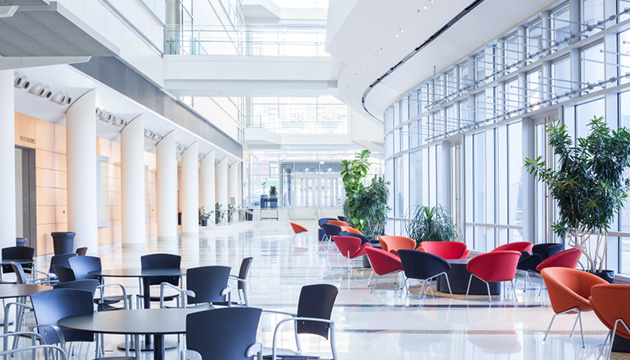
//> input picture c_optical_flow/indoor.jpg, 630 x 360 px
$ ./main   (built with g++ and OpenCV 4)
//> lines starting //> are read from the running program, lines starting //| are printed output that depends on the picture
/*
    Author: Ajith Anil Meera, September 2017, MAV LAb, TU Delft
    C program to find the optical flow on the edge points in the direction perpendicular
    to the edges. Evaluate the Focus of Expansion from the flow by removing the outliers using RANSAC.
*/

#include <cv.h>
#include <highgui.h>
#include <math.h>
#include <stdlib.h>

/*
    Structure that stores the edge points with flow magnitudes along the angle
*/
struct opt_flow
{
    int **point, tot_points;
    float *flow_mag,*angle;
};

void test(IplImage *,IplImage *,bool);
opt_flow get_optical_flow_edges(IplImage *,IplImage *,bool);
float* find_FOE(opt_flow flow);
opt_flow find_no_flow(opt_flow flow);
float** grad_angle(IplImage *dx, IplImage *dy);
IplImage* edge_sobel(IplImage *, IplImage *);
unsigned long int cross_corr(IplImage *I1_gray,IplImage *I2_gray,int j, int k,int window,int x,int y,bool if_ssd);
float* remove_end(float* arr, int sizeOfArray);
int** remove_end(int** arr, int sizeOfArray);
float** mat_multiply(float**,int,int,float**,int,int);
float** pinv(float**,int,int);
float Determinant(float **a,int n);
float** CoFactor(float **a,int n);
float** Transpose(float **a,int m,int n);
float** mat_inv(float **a,int m);
void drawArrow(IplImage *, CvPoint p, CvPoint q, CvScalar color,int, int, int, int);
float* least_square(opt_flow flow);
float* dist2lines(opt_flow flow, float, float);
float mean(float* a, int n);
float std_dev(float* a, int n);
opt_flow RANSAC(opt_flow flow,float* error_distances);
opt_flow remove_outlier_flow(opt_flow flow, float* error_distances,float mean_err,float err_std_thresh);
void display_flow(opt_flow flow, float *);
opt_flow random_sample(opt_flow flow, int n);

const double PI = 3.1415926;


int main()
{
    //bool im_scale = false;
    //bool if_sub_pixel = false;
    bool graphics = false;
    opt_flow flow;
    //int real_FOE[2] = {100,400};

    // load images:
    IplImage *I1 = cvLoadImage("indoor.jpg",CV_8S);
//> I1 is the input picture: 360 rows x 630 cols, CV_8UC3; mean B, G, R 195.2, 183.9, 180.5
    IplImage *I2 = cvLoadImage("indoor_foe_200_300.jpg",CV_8S);
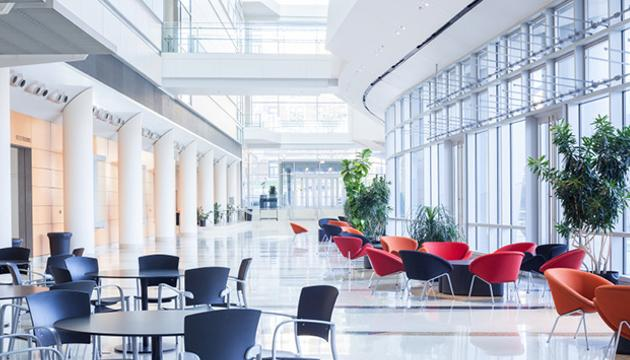
//> input picture c_optical_flow/indoor_foe_200_300.jpg, 630 x 360 px
//> I2 is the input picture: 360 rows x 630 cols, CV_8UC3; mean B, G, R 194.9, 183.7, 180.5

    flow = get_optical_flow_edges(I1,I2,graphics);
    printf("\n Number of points %d",flow.tot_points);

    float *FOE = find_FOE(flow);
    printf("\n FOE in main = %f,%f",FOE[0],FOE[1]);

    return 0;
}

/*
    Function to find the least square solution for the intersection of lines that are
    tangent to the edge points with no flow in the direction normal to the edge.
*/
// [21 lines left out: function least_square, not called in this run]

/*
    Function to find the FOE from the flow
*/
float* find_FOE(opt_flow flow)
{
    flow = find_no_flow(flow);
    flow.flow_mag = (float *)realloc(flow.flow_mag,(flow.tot_points)*sizeof(float));
    flow.angle = (float *)realloc(flow.angle,(flow.tot_points)*sizeof(float));
    flow.point = (int **)realloc(flow.point,(flow.tot_points)*sizeof(*flow.point));
    flow.point[flow.tot_points] = (int*)malloc(2*sizeof(int));

// [20 lines of commented-out code are left out]

    printf("\n Number of no flow vectors: %d ",flow.tot_points);


    float *FOE = least_square(flow);
    float *error_distances = dist2lines(flow,FOE[0],FOE[1]);
    // [4 lines of commented-out code are left out]
    flow = RANSAC(flow,error_distances);
    FOE = least_square(flow);
    display_flow(flow,FOE);

    return FOE;
}

/*
    Function to display the results of the algorithm (flow, FOE, RANSAC steps)
*/
// [26 lines left out: function display_flow, not called in this run]

/*
    Function to perform RANSAC over the set of lines so as to remove the outlier lines.
    Sum of perpendicular distances from the FOE to all the inlier lines are minimized.
    All lines farther than a threshold standard deviation are removed iteratively.
*/
// [89 lines left out: function RANSAC, not called in this run]

/*
    Function to randomly sample n flow vectors
*/
// [49 lines left out: function random_sample, not called in this run]

/*
    Remove the flow vectors that falls outside the threshold bounds for the standard deviation
    of the error distances,ie. remove the outlier lines
*/
// [28 lines left out: function remove_outlier_flow, not called in this run]

/*
    Evaluate mean of n data elements
*/
// [7 lines left out: function mean, not called in this run]

/*
    Evaluate standard deviation of n data elements
*/
// [7 lines left out: function std_dev, not called in this run]

/*
    Evaluate perpendicular distances from FOE to all of the lines
*/
// [13 lines left out: function dist2lines, not called in this run]

/*
    Filter out those flow vectors with zero flow magnitude in the direction perpendicular
    to the edges
*/
opt_flow find_no_flow(opt_flow flow)
{
    // keep low flow magnitude edge points and remove singularity points

    float flow_mag_thresh = 1;
    opt_flow no_flow;
    no_flow.flow_mag = (float *)malloc(sizeof(float));
    no_flow.angle =    (float *)malloc(sizeof(float));
    no_flow.tot_points = 0;
    for(int i=0;i<flow.tot_points;i++)
    {
        //printf("\n sdd %f ",(round((flow.angle[i]-PI/2)*10)/10));
        if(flow.flow_mag[i]<flow_mag_thresh && (round((flow.angle[i]-PI/2)*10)/10)!=0.0&& \
                                               (round((flow.angle[i]+PI/2)*10)/10)!=0.0)
        //&& (round((flow.angle[i])*10)/10)!=0.0 && (round((flow.angle[i])*10)/10)!=3.1 && (round((flow.angle[i])*10)/10)!=-3.1)
        {
            // Make space and copy the object
            //printf("\n %f ", (round((flow.angle[i]-PI/2)*10)/10));
            no_flow.flow_mag = (float *)realloc(no_flow.flow_mag,(no_flow.tot_points+1)*sizeof(float));
            no_flow.angle = (float *)realloc(no_flow.angle,(no_flow.tot_points+1)*sizeof(float));
            no_flow.point = (int **)realloc(no_flow.point,(no_flow.tot_points+1)*sizeof(*no_flow.point));
            no_flow.point[no_flow.tot_points] = (int*)malloc(2*sizeof(int));
            //printf("\n mag %f ",flow.flow_mag[i]);

            no_flow.flow_mag[no_flow.tot_points] = flow.flow_mag[i];
            no_flow.angle[no_flow.tot_points] = flow.angle[i];
            no_flow.point[no_flow.tot_points][0] = flow.point[i][0];
            no_flow.point[no_flow.tot_points][1] = flow.point[i][1];
            no_flow.tot_points = no_flow.tot_points +1;
        }
    }
    // [5 lines of commented-out code are left out]
    return no_flow;
}

/*
    Given 2 frames, evaluate the optical flow at all edge points along the direction
    perpendicular to the edges
*/
opt_flow get_optical_flow_edges(IplImage *I1,IplImage *I2,bool graphics)
{
//> called with graphics = false
    IplImage *I1_gray = cvCreateImage(cvGetSize(I1),IPL_DEPTH_8U,1);
    IplImage *I2_gray = cvCreateImage(cvGetSize(I1),IPL_DEPTH_8U,1);
    IplImage *dx = cvCreateImage(cvGetSize(I1),IPL_DEPTH_16S,1);
    IplImage *dy = cvCreateImage(cvGetSize(I1),IPL_DEPTH_16S,1);

    cvCvtColor(I1,I1_gray,CV_RGB2GRAY);
    cvCvtColor(I2,I2_gray,CV_RGB2GRAY);
    CvSize siz = cvGetSize(I1_gray);
//> siz = Size(630, 360)

    cvSobel(I1_gray,dx,1,0,3);
    cvSobel(I1_gray,dy,0,1,3);
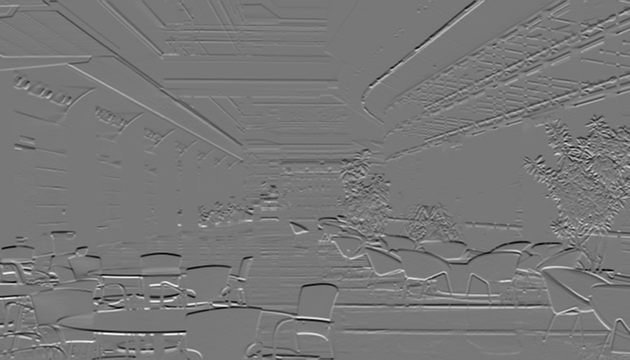
//> dy: 360 rows x 630 cols, CV_16SC1; min -864, max 966, mean -0.7; drawn with min black and max white
    float** Gdir = grad_angle(dx,dy);

// [6 lines of commented-out code are left out]

    IplImage *I1_edge = cvCreateImage(cvGetSize(I1),IPL_DEPTH_8U,1);
    I1_edge = edge_sobel(dx,dy);

    // Evaluate optical flow perpendicular to all edges
    int range = 20, tot_points =0, **point = 0;
    float *flow_mag = (float *)malloc(sizeof(float));
    float *angle    = (float *)malloc(sizeof(float));
    float flow_thresh = sqrt(2)*range;
    //printf("%d ",CV_IMAGE_ELEM(I1_edge,uchar,180,620)==255);

    for(int j=0;j<siz.height;j++)
    {
        for(int k=0;k<siz.width;k++)
        {
            //printf(" %u ",CV_IMAGE_ELEM(I1_edge,uchar,j,k));
            if(CV_IMAGE_ELEM(I1_edge,uchar,j,k)==255)   // for all edges
            {
                flow_mag = (float *)realloc(flow_mag,(tot_points+1)*sizeof(float));
                angle = (float *)realloc(angle,(tot_points+1)*sizeof(float));
                point = (int **)realloc(point,(tot_points+1)*sizeof(*point));
                point[tot_points] = (int*)malloc(2*sizeof(int));

                angle[tot_points] = Gdir[j][k]*PI/180;
                point[tot_points][0] = j;       // image coordinates
                point[tot_points][1] = k;
                //printf("\n %d, %d ",j,k);
                //printf("\n angle %f ",angle[tot_points]);
                //printf(" %d ",CV_IMAGE_ELEM(I1_edge,uchar,j,k)*CV_IMAGE_ELEM(I1_edge,uchar,j,k));


            // find search points along the gradient direction - all points
            // found will fall inside a cube of size 'range' centered about
            // 'point'
                int xt[range+1],yt[range+1],xb[range+1],yb[range+1];
                if ((angle[tot_points]>=-PI/4 && angle[tot_points]<0) || \
                        (angle[tot_points]>=3*PI/4 && angle[tot_points]<PI+0.001))
                {
                    for(int i=0;i<range+1;i++)
                    {
                        xt[i] = point[tot_points][1]-i;
                        yt[i] = round(tan(-angle[tot_points])*(float)(xt[i]-point[tot_points][1])+(float)point[tot_points][0]);
                        xb[i] = point[tot_points][1]+i;
                        yb[i] = round(tan(-angle[tot_points])*(float)(xb[i]-point[tot_points][1])+(float)point[tot_points][0]);
                    }

                }
                else if ((angle[tot_points]>=0 && angle[tot_points]<PI/4) || \
                        (angle[tot_points]>=-PI-0.001 && angle[tot_points]<-3*PI/4))
                {
                    for(int i=0;i<range+1;i++)
                    {
                        xb[i] = point[tot_points][1]-i;
                        yb[i] = round(tan(-angle[tot_points])*(float)(xb[i]-point[tot_points][1])+(float)point[tot_points][0]);
                        xt[i] = point[tot_points][1]+i;
                        yt[i] = round(tan(-angle[tot_points])*(float)(xt[i]-point[tot_points][1])+(float)point[tot_points][0]);
                    }
                }
                else
                {
                    for(int i=0;i<range+1;i++)
                    {
                        yb[i] = point[tot_points][0]+i;
                        xb[i] = round(((float)(yb[i]-point[tot_points][0])/tan(-angle[tot_points]))+(float)point[tot_points][1]);
                        yt[i] = point[tot_points][0]-i;
                        xt[i] = round(((float)(yt[i]-point[tot_points][0])/tan(-angle[tot_points]))+(float)point[tot_points][1]);
                    }
// [13 lines of commented-out code are left out]
                }

                // SSD Correlation along the line and evaluate optical flow

                int window = 15,best_match[2] = {0,0};
                int best_dir = 1, best_i = 0;
                unsigned long int best_corr = INFINITY, all_corr[2*range+1];
                for(int i=0;i<2*range+1;i++)
                    all_corr[i] = 0;

                for(int i=0;i<range+1;i++)
                {
                    // check if the search boundaries doesn't go out of the image
                    if (yb[i]-(window-1)/2>=0 && yb[i]+(window-1)/2<siz.height && \
                        xb[i]-(window-1)/2>=0 && xb[i]+(window-1)/2<siz.width && \
                        yt[i]-(window-1)/2>=0 && yt[i]+(window-1)/2<siz.height && \
                        xt[i]-(window-1)/2>=0 && xt[i]+(window-1)/2<siz.width && \
                        point[tot_points][0]-(window-1)/2>=0 && point[tot_points][0]+(window-1)/2<siz.height && \
                        point[tot_points][1]-(window-1)/2>=0 && point[tot_points][1]+(window-1)/2<siz.width)
                    {
                        unsigned long int corr_b, corr_t, corr_d;
                        bool if_ssd = true;
                        int corr_match[2], corr_dir;
                        corr_b = cross_corr(I1_gray,I2_gray,j,k,window,xb[i],yb[i],if_ssd);
                        corr_t = cross_corr(I1_gray,I2_gray,j,k,window,xt[i],yt[i],if_ssd);
                        //printf("\n corr_b %lu, corr_t %lu ",corr_b,corr_t);
                        //printf("\n %u ",CV_IMAGE_ELEM(I2_gray,uchar,yb[i]-(window-1)/2,xb[i]-(window-1)/2)- \
                    CV_IMAGE_ELEM(I1_gray,uchar,j-(window-1)/2,k-(window-1)/2));

// [11 lines of commented-out code are left out]
                        all_corr[range-i] = corr_b;
                        all_corr[range+i] = corr_t;
                        //printf("\n %lu ",all_corr[range+i]);

                        // evaluate the lowest of correlation in both directions along the gradient
                        if (corr_b < corr_t)
                        {
                            corr_dir = 0;       // negative direction
                            corr_d = corr_b;
                            corr_match[0] = xb[i]; corr_match[1] = yb[i];
                        }
                        else
                        {
                            corr_dir = 1;       // flag for top portion (positive direction)
                            corr_d = corr_t;    // correlation value in the direction
                            corr_match[0] = xt[i]; corr_match[1] = yt[i];
                        }
                        //printf("\n corr_d %lu ",corr_d);

                        // in case a better correlation is found update best matches
                        if (corr_d < best_corr)
                        {
                            best_dir   = corr_dir;
                            best_i     = i;
                            best_corr  = corr_d;
                            best_match[0] = corr_match[0];
                            best_match[1] = corr_match[1];
                        }
                    }
                }

                // [13 lines of commented-out code are left out]
                if (best_dir == 1 && angle[tot_points]<0)
                    angle[tot_points] = angle[tot_points]+PI;
                else if (best_dir == 0 && angle[tot_points]>=0)
                    angle[tot_points] = angle[tot_points]-PI;


                flow_mag[tot_points] = (float)sqrt(pow(best_match[1]-point[tot_points][0],2)+ \
                                            pow(best_match[0]-point[tot_points][1],2));
                //printf("\n flow_mag = %f ",flow_mag[tot_points]);

                tot_points = tot_points + 1;


                // in case flow magnitude is too large - particularly near image
                // boundary - remove the flow
                if (flow_mag[tot_points-1]>flow_thresh || best_corr==4294967295)
                   {
                       flow_mag = remove_end(flow_mag,tot_points);
                       angle = remove_end(angle,tot_points);
                       point = remove_end(point,tot_points);
                       tot_points = tot_points - 1;
                       //printf("\n best_corr %lu ",best_corr);
                   }


            }
        }
    }
    if(graphics)
    {
        float flow_scale = 1;
        int flow_stride = 15;
        for(int i=0;i<tot_points;i=i+flow_stride)
            {
                cvCircle(I1,cvPoint(point[i][1],point[i][0]),2,cvScalar(0,255,0),0);
                cvLine(I1,cvPoint(point[i][1],point[i][0]),cvPoint(point[i][1]+flow_scale*flow_mag[i]*cos(angle[i]), \
                                  point[i][0]-flow_scale*flow_mag[i]*sin(angle[i])),cvScalar(0,0,255),1,8,0);
                //drawArrow(I1,cvPoint(point[i][1],point[i][0]),cvPoint(point[i][1]+flow_mag[i]*cos(angle[i]), \
                                  point[i][0]-flow_mag[i]*sin(angle[i])),cvScalar(0,0,255),9,1,8,0);

                //printf("\n %d, %d",point[i][0],point[i][1]);
                //printf("\n i = %d, flow = %f",i+1,flow_mag[i]);
                //cvLine(I1_gray,cvPoint(100,100),cvPoint(200,200),cvScalar(0,0,255),2,8,0);
            }
        //cvLine(I1_gray,cvPoint(100,100),cvPoint(200,200),cvScalar(0,0,255),2,8,0);
        //cvCircle(I1_gray,cvPoint(100,100),5,cvScalar(0,255,0),0);
        printf("\n\n %d",tot_points);
        cvShowImage("new", I1);
        //cvShowImage("image", angle);
        cvWaitKey(0);
    }
// [10 lines of commented-out code are left out]


    opt_flow flow;
    flow.angle = angle;
    flow.flow_mag = flow_mag;
    flow.point = point;
    flow.tot_points = tot_points;
    return flow;
}

/*
   Remove the element at the end of the dynamically allocated array
*/
int** remove_end(int** arr, int sizeOfArray)
{
    // Function to remove the last element of a dynamically allocated 2D array
    int** temp = (int **)malloc((sizeOfArray-1)*sizeof(*arr));
    if (sizeOfArray != 0)
        memcpy(temp, arr, (sizeOfArray - 1) * sizeof(*arr));
    free(arr);
    return temp;
}

/*
   Remove the element at the end of the dynamically allocated array
*/
float* remove_end(float* arr, int sizeOfArray)
{
    // Function to remove the last element of a dynamically allocated array
    float* temp = (float *)malloc((sizeOfArray - 1) * sizeof(float));
    if (sizeOfArray != 0)
        memcpy(temp, arr, (sizeOfArray - 1) * sizeof(float));
    free(arr);
    return temp;
}

/*
   Evaluate cross correlation between 2 image segments
*/
unsigned long int cross_corr(IplImage *I1_gray,IplImage *I2_gray,int j,int k,int window,int x,int y,bool if_ssd)
{
    // Function to evaluate the cross correlation of 2 image segments
    unsigned long int corr = 0;
    if(if_ssd)
    {
        // SSD correlation
        for(int m=0;m<window;m++)
            for(int n=0;n<window;n++)
            {
                schar c_diff = CV_IMAGE_ELEM(I2_gray,uchar,y-(window-1)/2+m,x-(window-1)/2+n)- \
                               CV_IMAGE_ELEM(I1_gray,uchar,j-(window-1)/2+m,k-(window-1)/2+n);
                corr = corr + c_diff*c_diff;
                //printf("\nm = %d, n = %d, c_diff = %d %d, corr = %lu ", m,n,c_diff,CV_IMAGE_ELEM(I2_gray,uchar,y-(window-1)/2+m,x-(window-1)/2+n)- \
                               CV_IMAGE_ELEM(I1_gray,uchar,j-(window-1)/2+m,k-(window-1)/2+n),corr);
            }
    }
    else
    {
        // SAD correlation
        for(int m=0;m<window;m++)
            for(int n=0;n<window;n++)
                corr = corr + abs(CV_IMAGE_ELEM(I2_gray,uchar,y-(window-1)/2+m,x-(window-1)/2+n)- \
                    CV_IMAGE_ELEM(I1_gray,uchar,j-(window-1)/2+m,k-(window-1)/2+n));

    }
   return corr;
}

/*
   Evaluate gradient direction at all edge points
*/
float** grad_angle(IplImage *dx, IplImage *dy)
{
    // Evaluate gradient direction
    CvSize siz = cvGetSize(dx);
//> siz = Size(630, 360)
    float** angle = (float**)malloc(siz.height*sizeof(float*));
    for(int i=0;i<siz.height;i++)
    {
        angle[i] = (float*)malloc(siz.width*sizeof(float));
        for(int j=0;j<siz.width;j++)
        {
            schar dxx = CV_IMAGE_ELEM(dx, schar,i,2*j); // 2* because it is signed
            schar dyy = CV_IMAGE_ELEM(dy, schar,i,2*j);
            angle[i][j] = atan2(dyy,-dxx)*180/PI;
            //printf("%d  ",dyy);
        }
    }
    return angle;
}

/*
   Find the Sobel edges in the image
*/
IplImage* edge_sobel(IplImage *dx, IplImage *dy)
{
    // Edge detection using Sobel filter
    IplImage *adx = cvCreateImage(cvGetSize(dx),IPL_DEPTH_8U,1);
    IplImage *ady = cvCreateImage(cvGetSize(dx),IPL_DEPTH_8U,1);
    IplImage *ADX = cvCreateImage(cvGetSize(dx),IPL_DEPTH_8U,1);
    IplImage *ADY = cvCreateImage(cvGetSize(dx),IPL_DEPTH_8U,1);
    IplImage *I1_edge = cvCreateImage(cvGetSize(dx),IPL_DEPTH_8U,1);
    CvSize siz = cvGetSize(dx);
//> siz = Size(630, 360)

    cvConvertScaleAbs(dx,adx);
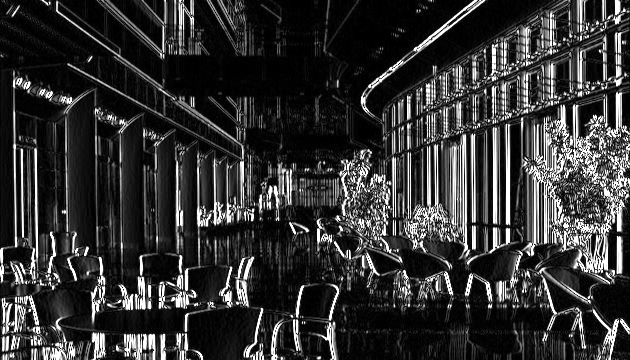
//> adx: 360 rows x 630 cols, CV_8UC1; min 0, max 255, mean 51.3
    cvConvertScaleAbs(dy,ady);
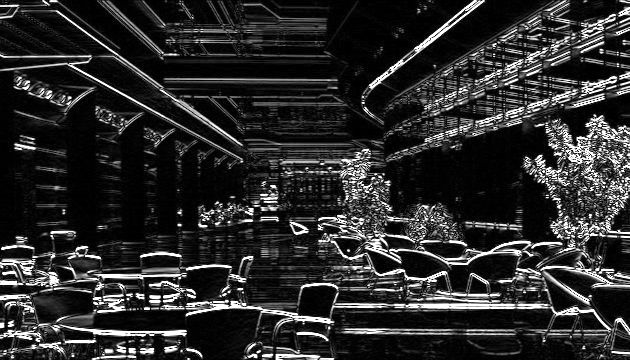
//> ady: 360 rows x 630 cols, CV_8UC1; min 0, max 255, mean 44.2
    CvScalar madx = cvAvg(adx), mady = cvAvg(ady);
//> madx = Scalar(51.32); mady = Scalar(44.16)
    float edge_factor = 4;
    for(int i=0;i<siz.height;i++)
        for(int j=0;j<siz.width;j++)
        {
            ADX->imageData[i*ADX->widthStep+j*ADX->nChannels+0] = \
                CV_IMAGE_ELEM(adx, uchar,i,j) >=edge_factor*madx.val[0];
            ADY->imageData[i*ADY->widthStep+j*ADY->nChannels+0] = \
                CV_IMAGE_ELEM(ady, uchar,i,j) >=edge_factor*mady.val[0];
            I1_edge->imageData[i*I1_edge->widthStep+j*I1_edge->nChannels+0] = \
                255*(CV_IMAGE_ELEM(ADX, uchar,i,j) | CV_IMAGE_ELEM(ADY, uchar,i,j));
        }
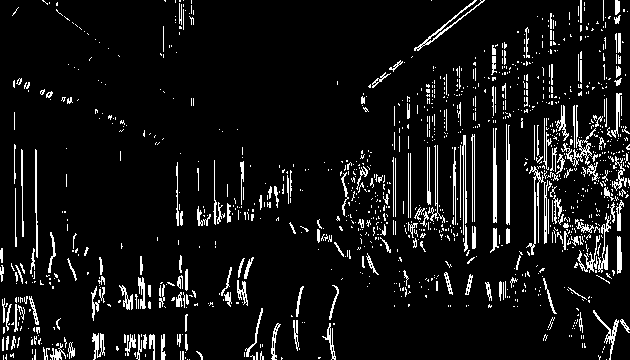
//> ADX: 360 rows x 630 cols, CV_8UC1; values 0 (black) and 1 (white), 7.8% white in thin lines or dots
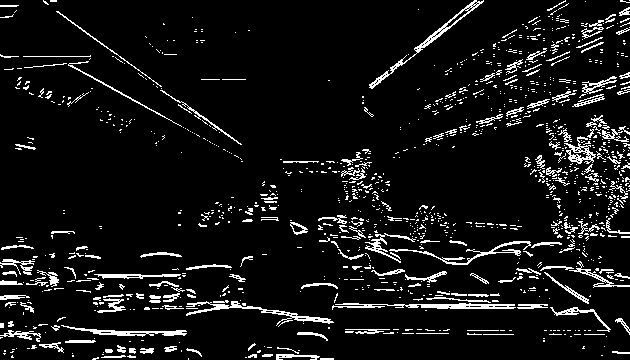
//> ADY: 360 rows x 630 cols, CV_8UC1; values 0 (black) and 1 (white), 7.9% white in thin lines or dots
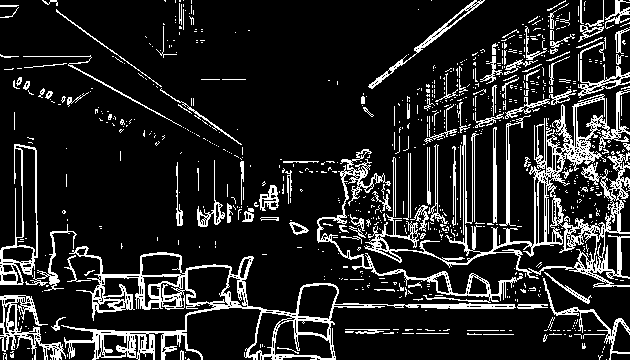
//> I1_edge: 360 rows x 630 cols, CV_8UC1; 14.3% white in thin lines or dots
//> the loop in get_optical_flow_edges, `for(int j=0;j<siz.height;j++)` made 360 passes
//> tot_points on passes 1 to 3: 0, 0, 0
//> after the loop in get_optical_flow_edges, `for(int j=0;j<siz.height;j++)`: tot_points = 30517
//|  Number of points 30517
//> (the run ends here: the program stops with an error, at `no_flow.point = (int **)realloc(no_flow.point,(no_flow.tot_points+1)*s..`)
